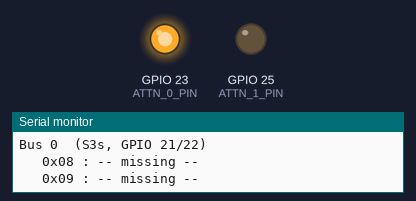
Bench run of a sketch on a simulated ESP32. Parts: output pins drawn as LEDs (lit = HIGH), the last lines printed to the serial monitor.

Above: at 1.57 s.
At 3.3 s:
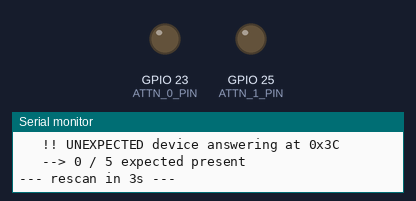
At 8.32 s:
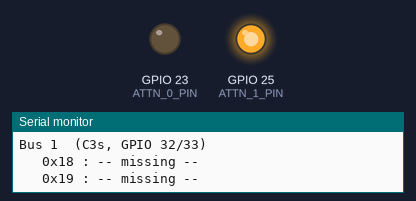
Timing chart, 0 to 9.1 s (numbered marks = the images above):
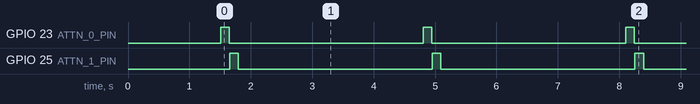

The sketch:

I2C_Scanner_v3.ino
```cpp
/*
 * Dual-Bus I2C Scanner v3 - robust inventory
 *
 * Fixes "only 2-4 random slaves show up": the ESP32 core 3.x I2C driver
 * wedges after the FIRST address that doesn't answer cleanly, blacking out
 * every address after it in that pass. This version recovers the driver after
 * every failed probe and retries each address, so one missing/slow/colliding
 * slave can't mask the others.
 *
 * It checks the 10 EXPECTED addresses and reports PRESENT/missing per bus,
 * then does a light sweep for any UNEXPECTED responder (wrong-address or
 * address-collision clue).
 *
 * NOTE: the attention line is asserted during each bus scan to mirror the
 * mining firmware. During a scan the slaves have no job and aren't mining, so
 * this doesn't change results here - it's just kept consistent with the real
 * system. The actual fix for the random-dropouts is the per-probe recovery.
 */
#include <Wire.h>

#define I2C_0_SDA 21   // master pin 33
#define I2C_0_SCL 22   // master pin 36
#define ATTN_0_PIN 23  // master pin 37
#define I2C_1_SDA 32   // master pin 8
#define I2C_1_SCL 33   // master pin 9
#define ATTN_1_PIN 25  // master pin 10

uint8_t bus0_expected[] = {0x08, 0x09, 0x0A, 0x0B, 0x0C}; // S3s
uint8_t bus1_expected[] = {0x18, 0x19, 0x1A, 0x1B, 0x1C}; // C3s

const int RETRIES = 4;

void recover(TwoWire &bus, int sda, int scl) {
    bus.end();
    delay(3);
    bus.begin(sda, scl, 100000);
    delay(3);
}

bool probe(TwoWire &bus, int sda, int scl, uint8_t addr) {
    for (int i = 0; i < RETRIES; i++) {
        bus.beginTransmission(addr);
        if (bus.endTransmission() == 0) return true;
        recover(bus, sda, scl);   // clear any wedge this probe caused
    }
    return false;
}

void scanBus(TwoWire &bus, int sda, int scl, int attn,
             uint8_t* expected, int n, const char* name) {
    recover(bus, sda, scl);
    pinMode(attn, OUTPUT);
    digitalWrite(attn, HIGH);          // assert attention (mirrors mining flow)
    delayMicroseconds(1500);

    Serial.printf("\n%s\n", name);
    int present = 0;
    for (int i = 0; i < n; i++) {
        bool ok = probe(bus, sda, scl, expected[i]);
        Serial.printf("   0x%02X : %s\n", expected[i], ok ? "PRESENT" : "-- missing --");
        if (ok) present++;
    }

    // Light best-effort sweep for anything at an unexpected address.
    // (Single attempt each; if a wrong-address slave or collision is out there
    //  it usually shows up here. The next scanBus re-inits regardless.)
    for (uint8_t a = 1; a < 127; a++) {
        bool exp = false;
        for (int i = 0; i < n; i++) if (expected[i] == a) exp = true;
        if (exp) continue;
        bus.beginTransmission(a);
        if (bus.endTransmission() == 0) {
            Serial.printf("   !! UNEXPECTED device answering at 0x%02X\n", a);
            recover(bus, sda, scl);
        }
    }

    digitalWrite(attn, LOW);
    Serial.printf("   --> %d / %d expected present\n", present, n);
}

void setup() {
    Serial.begin(115200);
    delay(1500);   // settle after main power; let CDC enumerate
    pinMode(ATTN_0_PIN, OUTPUT); digitalWrite(ATTN_0_PIN, LOW);
    pinMode(ATTN_1_PIN, OUTPUT); digitalWrite(ATTN_1_PIN, LOW);
    Serial.println("\n=== Dual-Bus I2C Scanner v3 (per-probe recovery) ===");
}

void loop() {
    scanBus(Wire,  I2C_0_SDA, I2C_0_SCL, ATTN_0_PIN, bus0_expected, 5, "Bus 0  (S3s, GPIO 21/22)");
    scanBus(Wire1, I2C_1_SDA, I2C_1_SCL, ATTN_1_PIN, bus1_expected, 5, "Bus 1  (C3s, GPIO 32/33)");
    Serial.println("\n--- rescan in 3s ---");
    delay(3000);
}
```

Measured:
- by itself, GPIO 23 (ATTN_0_PIN), GPIO 25 (ATTN_1_PIN): alternates HIGH for 0.14 s and LOW for 3.2 s
- by itself, everything shown: repeats every 3.3 s, in 3 steps
